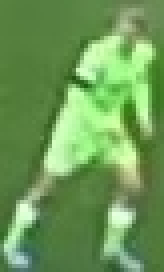
#> input picture output_video/cropped_img.jpg, 41 x 68 px (shown 4 times larger)
$ jupyter execute Team_assignment.ipynb
#> lines starting #> are read from the running program, lines starting #| are printed output that depends on the picture
[cell 1]
import cv2
import matplotlib.pyplot as plt
import numpy as np
from sklearn.cluster import KMeans

[cell 2]
image_path = "../output_video/cropped_img.jpg"
image = cv2.imread(image_path)
#> image is the input picture: shape (68, 41, 3); mean B, G, R 87.2, 154, 108.6
image = cv2.cvtColor(image, cv2.COLOR_BGR2RGB)

[cell 3]
plt.imshow(image)
plt.show()

[cell 4]
# take top half the image

top_half_image = image[0: int(image.shape[0]//2), ]
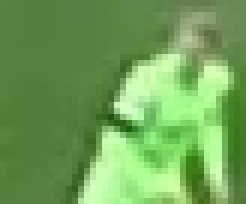
#> top_half_image: shape (34, 41, 3) (shown 6 times larger); mean R, G, B 111.8, 161.8, 86.9
plt.imshow(top_half_image)

[cell 5]
# Cluster the image into two clusters
cropped_image = top_half_image.reshape(-1, 3)
#> cropped_image = 1394 rows, first 8: [88, 130, 64], [87, 129, 63], [87, 129, 63], [86, 128, 62], [85, 127, 63], [85, 127, 63], [85, 127, 63], [85, 127, 63]

kmeans = KMeans(n_clusters=2, random_state=42)
kmeans.fit(cropped_image)

[cell 6]
labels = kmeans.labels_
image_cluster = labels.reshape(top_half_image.shape[0], top_half_image.shape[1])
plt.imshow(image_cluster)
plt.show()
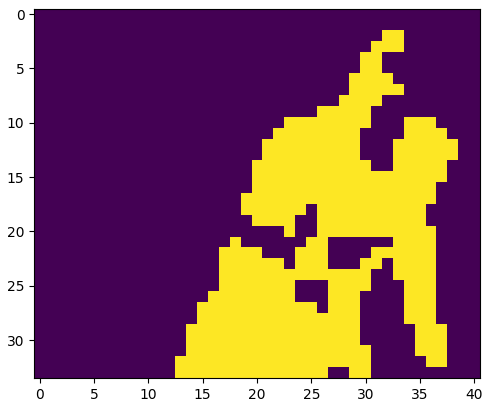
#> figure drawn by matplotlib, 1 panel

[cell 7]
corner_image = [image_cluster[0, 0], image_cluster[0, -1], image_cluster[-1, 0], image_cluster[-1, -1]]
#> corner_image = [0, 0, 0, 0]
non_player_image = max(set(corner_image), key=corner_image.count)
#> non_player_image = 0
print(non_player_image)
#| 0

[cell 8]
player_cluster = 1 - non_player_image
#> player_cluster = 1
print(player_cluster)
#| 1

[cell 9]
kmeans.cluster_centers_[player_cluster]
#> Out = [169.9, 233.9, 144.3]

[cell 10]
kmeans.cluster_centers_[non_player_image]
#> Out = [88.26, 132.6, 63.76]
